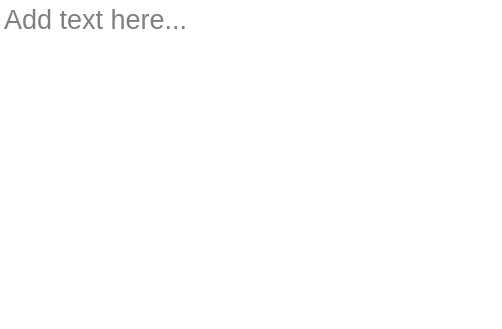
<?xml version="1.0" encoding="UTF-8"?>
<ui version="4.0">
 <class>Form</class>
 <widget class="QWidget" name="Form">
  <property name="geometry">
   <rect>
    <x>0</x>
    <y>0</y>
    <width>502</width>
    <height>329</height>
   </rect>
  </property>
  <property name="windowTitle">
   <string>Form</string>
  </property>
  <layout class="QVBoxLayout" name="verticalLayout">
   <property name="spacing">
    <number>0</number>
   </property>
   <property name="leftMargin">
    <number>0</number>
   </property>
   <property name="topMargin">
    <number>0</number>
   </property>
   <property name="rightMargin">
    <number>0</number>
   </property>
   <property name="bottomMargin">
    <number>0</number>
   </property>
   <item>
    <widget class="QTextEdit" name="TextEditor">
     <property name="font">
      <font>
       <pointsize>20</pointsize>
      </font>
     </property>
     <property name="frameShape">
      <enum>QFrame::NoFrame</enum>
     </property>
     <property name="frameShadow">
      <enum>QFrame::Plain</enum>
     </property>
     <property name="acceptRichText">
      <bool>false</bool>
     </property>
     <property name="placeholderText">
      <string>Add text here...</string>
     </property>
    </widget>
   </item>
  </layout>
 </widget>
 <resources/>
 <connections/>
</ui>
